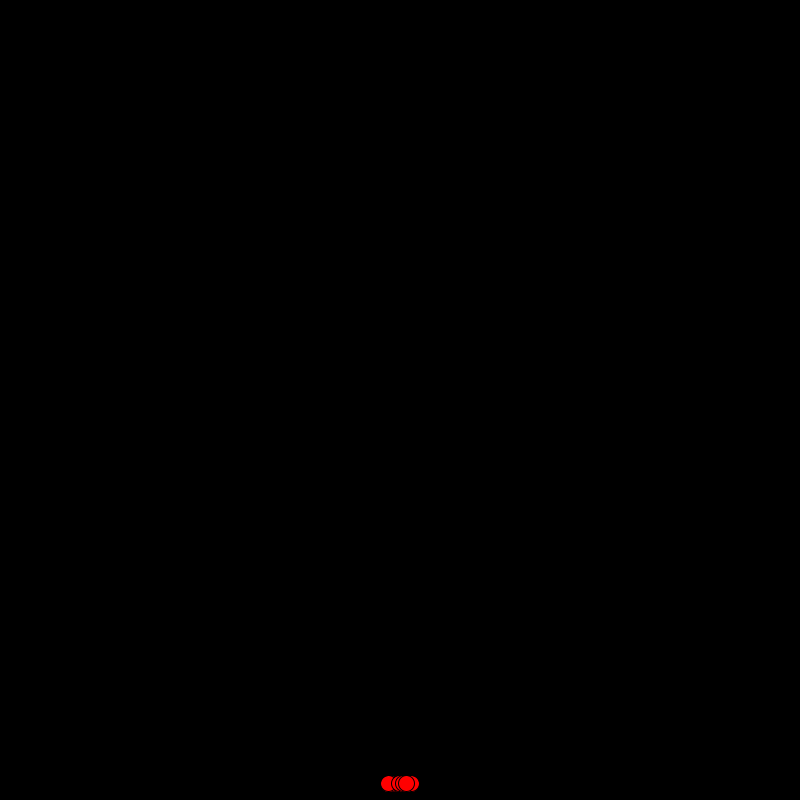
Frame 1 (no input)
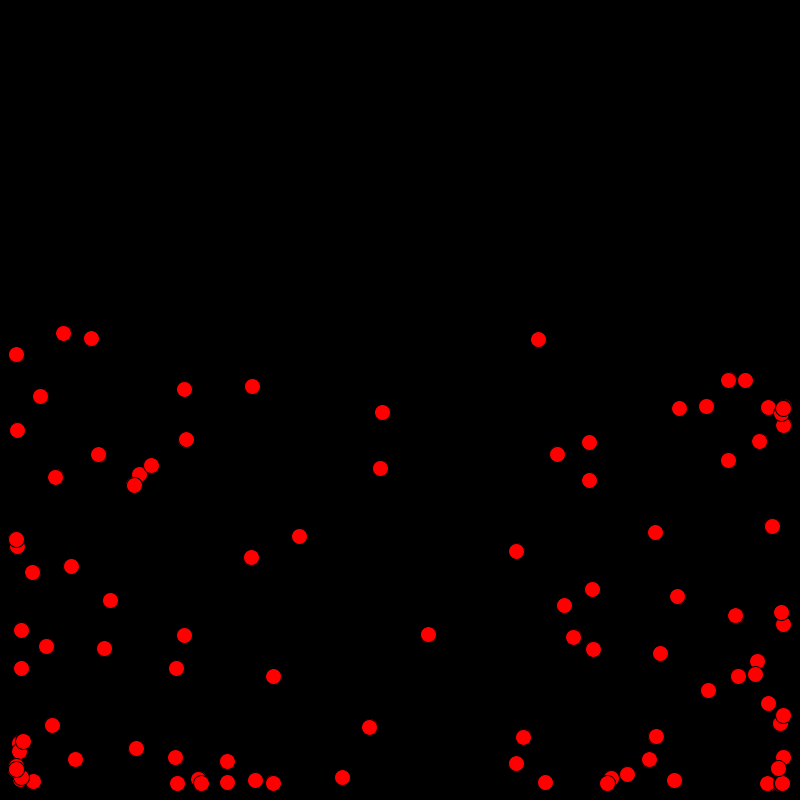
Frame 60 (the mouse pressed at the canvas centre just before this capture)
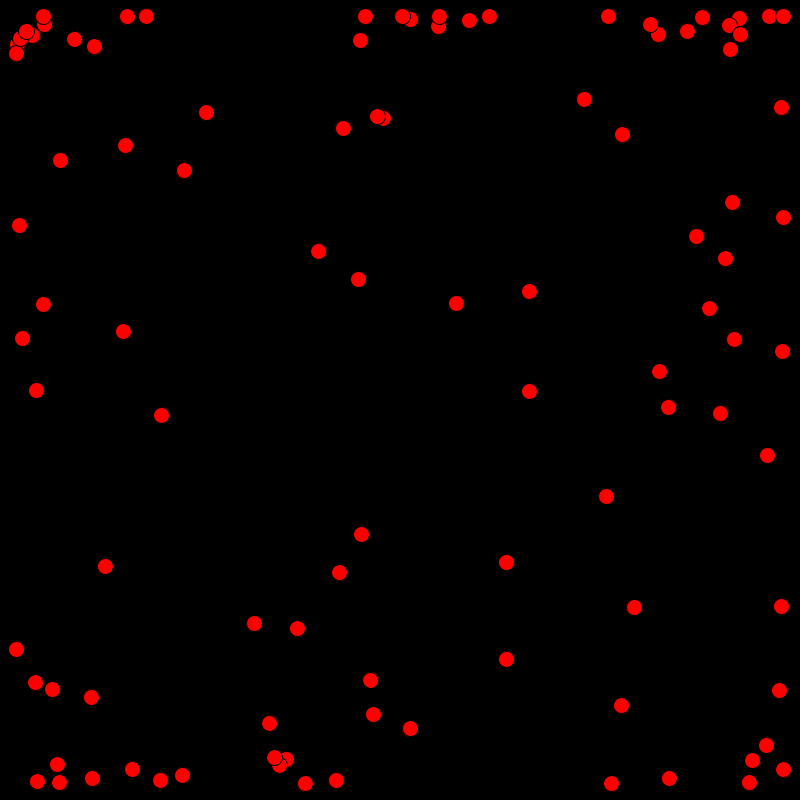
Frame 120 (the mouse held since frame 60 and released just before this capture)

The Processing sketch that drew these frames (run headless with seeded random() and noise(); from frame 60 on, the mouse is pressed at the canvas centre):

// Processing sketch: Osillator_Excercise
// ── Osillator_Excercise.pde

Oscillator[] array = new Oscillator[100];

void setup() {
  size(800, 800);
  smooth(4);
  background(0);

  for (int i = 0; i < array.length; i++) {
    array[i] = new Oscillator();
  }
}

void draw() {
  background(0);

  for (int i = 0; i < array.length; i++) {
    array[i].oscillate();
    array[i].display();
  }
}

class Oscillator {

  float xtheta;
  float ytheta;  

  float dxtheta;
  float dytheta;

  Oscillator() {
    xtheta = 0;
    ytheta = 0;

    dxtheta = random(-0.03, 0.03);
    dytheta = random(-0.03, 0.03);
  }

  void oscillate() {
    xtheta += dxtheta;
    ytheta += dytheta;
  }

  void display() {
    float x = map(sin(xtheta), -1, 1, 16, width - 16); 
    float y = map(cos(ytheta), -1, 1, 16, height - 16);   
    fill(255, 0, 0);  
    ellipse(x, y, 16, 16);
  }
}
